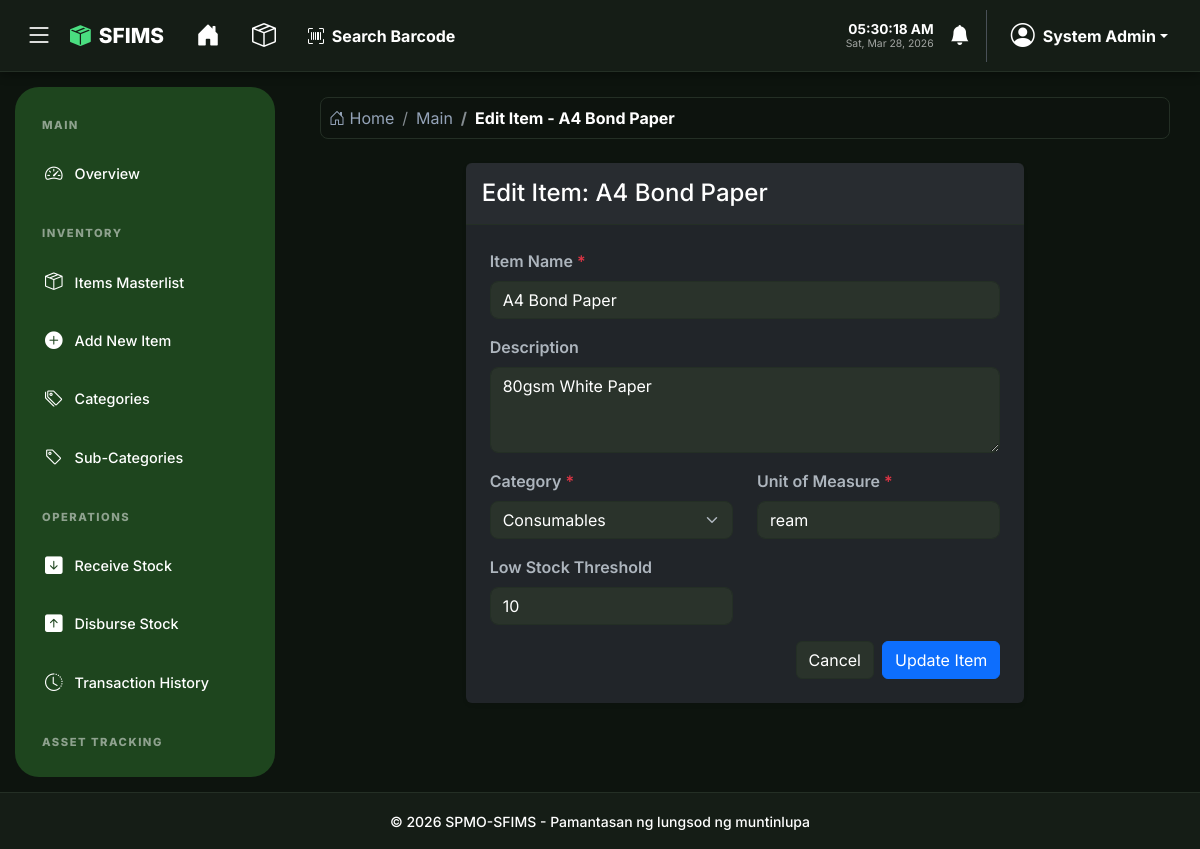
The app's page /staff/items_edit.php?id=10 (signed in) with its own data.
### tables this page shows
CREATE TABLE IF NOT EXISTS items (
    id INT AUTO_INCREMENT PRIMARY KEY,
    name VARCHAR(255) NOT NULL,
    description TEXT,
    category_id INT,
    sub_category_id INT,
    uom VARCHAR(50) NOT NULL COMMENT 'Unit of Measure (pcs, box, etc.)',
    threshold_quantity INT DEFAULT 0,
    current_quantity INT DEFAULT 0,
    created_at TIMESTAMP DEFAULT CURRENT_TIMESTAMP,
    updated_at TIMESTAMP DEFAULT CURRENT_TIMESTAMP ON UPDATE CURRENT_TIMESTAMP,
    FOREIGN KEY (category_id) REFERENCES categories(id) ON DELETE SET NULL,
    FOREIGN KEY (sub_category_id) REFERENCES sub_categories(id) ON DELETE SET NULL
);

CREATE TABLE IF NOT EXISTS categories (
    id INT AUTO_INCREMENT PRIMARY KEY,
    name VARCHAR(100) NOT NULL UNIQUE,
    created_at TIMESTAMP DEFAULT CURRENT_TIMESTAMP
);

### config/app.php (called while the page is built, shortened)
<?php
function is_logged_in()
{
    return isset($_SESSION['user_id']) && ($_SESSION['status'] ?? '') === 'active';
}
function h($string)
{
    return htmlspecialchars($string, ENT_QUOTES, 'UTF-8');
}

### staff/items_edit.php (the view, shortened to what this page needs)
<?php
require_once '../config/app.php';
$db = Database::getInstance();
$id = (int) ($_GET['id'] ?? 0);
$stmt = $db->prepare("SELECT * FROM items WHERE id = ?");
$stmt->execute([$id]);
$item = $stmt->fetch();
$categories = $db->query("SELECT * FROM categories ORDER BY name ASC")->fetchAll();
$page_title = 'Edit Item - ' . $item['name'];
require_once '../partials/header.php';
?>
<div class="row justify-content-center">
    <div class="col-md-8">
        <div class="card shadow-sm border-0">
            <div class="card-header bg-white border-bottom py-3">
                <h4 class="card-title mb-0">Edit Item:
                    <?php echo h($item['name']); ?>
                </h4>
            </div>
            <div class="card-body p-4">
                <form method="POST" action="">
                    <div class="mb-3">
                        <label for="name" class="form-label fw-semibold">Item Name <span
                                class="text-danger">*</span></label>
                        <input type="text" name="name" id="name" class="form-control"
                            value="<?php echo h($item['name']); ?>" required>
                    </div>
                    <div class="mb-3">
                        <label for="description" class="form-label fw-semibold">Description</label>
                        <textarea name="description" id="description" class="form-control"
                            rows="3"><?php echo h($item['description']); ?></textarea>
                    </div>
                    <div class="row">
                        <div class="col-md-6 mb-3">
                            <label for="category_id" class="form-label fw-semibold">Category <span
                                    class="text-danger">*</span></label>
                            <select name="category_id" id="category_id" class="form-select" required>
                                <?php foreach ($categories as $cat): ?>
                                    <option value="<?php echo $cat['id']; ?>" <?php echo $item['category_id'] == $cat['id'] ? 'selected' : ''; ?>>
                                        <?php echo h($cat['name']); ?>
                                    </option>
                                <?php endforeach; ?>
                            </select>
                        </div>
                        <div class="col-md-6 mb-3">
                            <label for="uom" class="form-label fw-semibold">Unit of Measure <span
                                    class="text-danger">*</span></label>
                            <input type="text" name="uom" id="uom" class="form-control"
                                value="<?php echo h($item['uom']); ?>" required>
                        </div>
                    </div>
                    <div class="row">
                        <div class="col-md-6 mb-3">
                            <label for="threshold_quantity" class="form-label fw-semibold">Low Stock Threshold</label>
                            <input type="number" name="threshold_quantity" id="threshold_quantity" class="form-control"
                                value="<?php echo $item['threshold_quantity']; ?>" min="0">
                        </div>
                    </div>
                    <div class="d-flex justify-content-end gap-2">
                        <a href="../inventory/item_details.php?id=<?php echo $id; ?>" class="btn btn-light border">Cancel</a>
                        <button type="submit" class="btn btn-primary">Update Item</button>
                    </div>
                </form>
            </div>
        </div>
    </div>
</div>
<?php require_once '../partials/footer.php'; ?>

### partials/header.php (shortened to what this page needs)
<!DOCTYPE html>
<html lang="en" data-theme="dark" data-bs-theme="dark">
<head>
    <link href="https://cdn.jsdelivr.net/npm/bootstrap@5.3.0/dist/css/bootstrap.min.css" rel="stylesheet">
    <link rel="stylesheet" href="https://cdn.jsdelivr.net/npm/bootstrap-icons@1.11.0/font/bootstrap-icons.css">
    <link href="https://cdn.jsdelivr.net/npm/select2@4.1.0-rc.0/dist/css/select2.min.css" rel="stylesheet" />
    <link href="https://cdn.jsdelivr.net/npm/select2-bootstrap-5-theme@1.3.0/dist/select2-bootstrap-5-theme.min.css" rel="stylesheet" />
</head>
<body>
    <?php if (is_logged_in()): ?>
    <div class="sticky-header-container">
        <nav class="navbar navbar-expand-lg">
            <div class="container-fluid px-4">
                <div class="d-flex align-items-center">
                    <button id="sidebarToggleBtn" class="btn btn-link text-accent d-none d-lg-block p-0 me-3 text-decoration-none">
                        <i class="bi bi-list fs-3"></i>
                    </button>
                    <a href="<?php echo BASE_URL; ?>dashboard.php" class="brand-display">
                        <i class="bi bi-box-seam-fill me-2" style="color: #4ade80"></i>SFIMS
                    </a>
                </div>
                <div class="collapse navbar-collapse d-flex justify-content-between">
                    <ul class="navbar-nav flex-row align-items-center gap-3 ms-4">
                        <li class="nav-item">
                            <a class="nav-link" href="<?php echo BASE_URL; ?>dashboard.php" title="Home">
                                <i class="bi bi-house-door-fill fs-4 text-accent"></i>
                            </a>
                        </li>
                        <li class="nav-item">
                            <a class="nav-link" href="<?php echo BASE_URL; ?>inventory/items.php" title="Inventory">
                                <i class="bi bi-box-seam fs-4 text-accent"></i>
                            </a>
                        </li>
                        <li class="nav-item d-none d-lg-block">
                            <a class="nav-link fw-bold text-accent" href="<?php echo BASE_URL; ?>inventory/barcode_lookup.php">
                                <i class="bi bi-upc-scan me-1"></i> Search Barcode
                            </a>
                        </li>
                    </ul>
                    <ul class="navbar-nav align-items-center flex-row">
                        <div class="header-clock-wrap d-none d-md-block">
                            <div id="header-time"></div>
                            <div id="header-date"></div>
                        </div>
                        <li class="nav-item dropdown me-3">
                            <a class="nav-link position-relative p-0" href="#" id="activityDropdown" data-bs-toggle="dropdown" onclick="markAsRead()">
                                <i class="bi bi-bell-fill fs-5 text-accent"></i>
                            </a>
                        </li>
                        <li class="nav-item dropdown border-start ps-3">
                            <a class="nav-link dropdown-toggle d-flex align-items-center text-accent" href="#" id="userDropdown" data-bs-toggle="dropdown">
                                <i class="bi bi-person-circle fs-4 me-2"></i>
                                <span class="d-none d-sm-inline fw-bold"><?php echo h($_SESSION['full_name']); ?></span>
                            </a>
                        </li>
                    </ul>
                </div>
            </div>
        </nav>
    </div>
    <div class="app-container">
        <aside class="sidebar d-none d-lg-flex">
            <?php
            $current_page = $_SERVER['PHP_SELF'];
            function is_active($path) {
                global $current_page;
                return strpos($current_page, $path) !== false ? 'active' : '';
            }
            ?>
            <div class="sidebar-header">Main</div>
            <nav class="sidebar-menu mb-3">
                <a href="<?php echo BASE_URL; ?>dashboard.php" class="sidebar-link <?php echo is_active('dashboard.php'); ?>" title="Overview"><i class="bi bi-speedometer2"></i> <span class="link-text">Overview</span></a>
            </nav>
            <div class="sidebar-header">Inventory</div>
            <nav class="sidebar-menu mb-3">
                <a href="<?php echo BASE_URL; ?>inventory/items.php" class="sidebar-link <?php echo is_active('inventory/items.php'); ?>" title="Items Masterlist"><i class="bi bi-box-seam"></i> <span class="link-text">Items Masterlist</span></a>
                <a href="<?php echo BASE_URL; ?>staff/items_add.php" class="sidebar-link <?php echo is_active('items_add.php'); ?>" title="Add New Item"><i class="bi bi-plus-circle-fill"></i> <span class="link-text">Add New Item</span></a>
                <?php if ($_SESSION['role'] === 'Admin'): ?>
                <a href="<?php echo BASE_URL; ?>admin/categories.php" class="sidebar-link <?php echo is_active('categories.php'); ?>" title="Categories"><i class="bi bi-tags"></i> <span class="link-text">Categories</span></a>
                <?php endif; ?>
                <a href="<?php echo BASE_URL; ?>inventory/sub_categories.php" class="sidebar-link <?php echo is_active('sub_categories.php'); ?>" title="Sub-Categories"><i class="bi bi-tag"></i> <span class="link-text">Sub-Categories</span></a>
            </nav>
            <div class="sidebar-header">Operations</div>
            <nav class="sidebar-menu mb-3">
                <a href="<?php echo BASE_URL; ?>staff/receive.php" class="sidebar-link <?php echo is_active('receive.php'); ?>" title="Receive Stock"><i class="bi bi-arrow-down-square-fill"></i> <span class="link-text">Receive Stock</span></a>
                <a href="<?php echo BASE_URL; ?>staff/disburse.php" class="sidebar-link <?php echo is_active('disburse.php'); ?>" title="Disburse Stock"><i class="bi bi-arrow-up-square-fill"></i> <span class="link-text">Disburse Stock</span></a>
                <a href="<?php echo BASE_URL; ?>inventory/transactions.php" class="sidebar-link <?php echo is_active('transactions.php'); ?>" title="Transaction History"><i class="bi bi-clock-history"></i> <span class="link-text">Transaction History</span></a>
            </nav>
            <div class="sidebar-header">Asset Tracking</div>
            <nav class="sidebar-menu mb-3">
                <a href="<?php echo BASE_URL; ?>staff/dept_assets.php" class="sidebar-link <?php echo is_active('dept_assets.php'); ?>" title="By Department"><i class="bi bi-diagram-3"></i> <span class="link-text">By Department</span></a>
            </nav>
        </aside>
        <main class="main-content">
            <?php
            if (strpos($current_page, 'dashboard.php') === false):
                $page_title_display = isset($page_title) ? $page_title : 'Page';
                $section = 'Main';
            ?>
            <nav aria-label="breadcrumb" class="mb-4">
                <ol class="breadcrumb small mb-0 p-2 rounded-3" style="background: rgba(0,0,0,0.03); border: 1px solid var(--sfims-border);">
                    <li class="breadcrumb-item"><a href="<?php echo BASE_URL; ?>dashboard.php" class="text-decoration-none text-muted"><i class="bi bi-house-door"></i> Home</a></li>
                    <li class="breadcrumb-item text-muted"><?php echo $section; ?></li>
                    <li class="breadcrumb-item active fw-bold text-accent" aria-current="page"><?php echo $page_title_display; ?></li>
                </ol>
            </nav>
            <?php endif; ?>
    <?php endif; ?>

### partials/header.php (style rules this page uses)
*, *::before, *::after { transition: background-color 0.3s ease, border-color 0.3s ease, color 0.3s ease, box-shadow 0.3s ease; }
:root { --sfims-bg: #f3f7f4; --sfims-card-bg: #ffffff; --sfims-text: #1e3a1a; --sfims-border: #dce3dc; --sfims-green: #1e451e; --sfims-accent: #2d5a27; --sfims-input-bg: #ffffff; --header-dark: #ffffff; --sidebar-width: 260px; --sidebar-collapsed-width: 84px; --nav-shadow: rgba(0, 0, 0, 0.05); --sidebar-text: rgba(255, 255, 255, 0.85); --dropdown-header-text: #6c757d; }
[data-theme="dark"] { --sfims-bg: #0d140e; --sfims-card-bg: #151d16; --sfims-text: #ffffff; --sfims-border: #242f25; --sfims-green: #1e451e; --sfims-input-bg: #2a332b; --header-dark: #151d16; --nav-shadow: rgba(0, 0, 0, 0.4); --sfims-accent: #ffffff; --sidebar-text: #ffffff; --dropdown-header-text: #cbd5e1; }
body { background-color: var(--sfims-bg) !important; color: var(--sfims-text) !important; font-family: 'Inter', sans-serif; min-height: 100vh; margin: 0; display: flex; flex-direction: column; overflow-x: hidden; }
[data-theme="dark"] .bg-white { background-color: var(--sfims-card-bg) !important; color: var(--sfims-text) !important; }
[data-theme="dark"] .text-dark, [data-theme="dark"] .text-black, [data-theme="dark"] h1, [data-theme="dark"] h2, [data-theme="dark"] h3, [data-theme="dark"] h4, [data-theme="dark"] h5, [data-theme="dark"] h6, [data-theme="dark"] .card-title, [data-theme="dark"] .modal-title, [data-theme="dark"] .nav-tabs .nav-link { color: #ffffff !important; }
[data-theme="dark"] .card-header, [data-theme="dark"] .card-footer { background-color: rgba(255, 255, 255, 0.03) !important; border-color: var(--sfims-border) !important; color: #ffffff !important; }
[data-theme="dark"] .text-muted, [data-theme="dark"] .text-secondary { color: #94a3b8 !important; }
[data-theme="dark"] .btn-light { background-color: #2a332b !important; border-color: var(--sfims-border) !important; color: #ffffff !important; }
[data-theme="dark"] ::placeholder { color: #64748b !important; opacity: 1 !important; }
[data-theme="dark"] .border-bottom, [data-theme="dark"] .border-top, [data-theme="dark"] .border { border-color: var(--sfims-border) !important; }
[data-theme="dark"] p, [data-theme="dark"] span, [data-theme="dark"] label { color: inherit; }
.form-control, .form-select { background-color: var(--sfims-input-bg) !important; border: 1px solid var(--sfims-border) !important; color: var(--sfims-text) !important; border-radius: 8px; }
.sticky-header-container { position: sticky; top: 0; z-index: 1030; box-shadow: 0 2px 10px var(--nav-shadow); }
.navbar { background-color: var(--header-dark) !important; border-bottom: 1px solid var(--sfims-border) !important; padding: 0.6rem 0 !important; }
.brand-display { font-weight: 800; font-size: 1.3rem; color: var(--sfims-text) !important; display: flex; align-items: center; text-decoration: none; }
.nav-link i { transition: transform 0.2s ease, color 0.2s ease; }
.app-container { display: flex; flex: 1; }
.sidebar { width: var(--sidebar-width); background: var(--sfims-green); padding: 20px 12px; flex-shrink: 0; margin: 15px; border-radius: 24px; height: calc(100vh - 110px); position: sticky; top: 90px; display: flex; flex-direction: column; overflow-y: auto; transition: width 0.3s ease, align-items 0.3s ease; }
.sidebar-header { padding: 10px 15px 15px; font-size: 0.7rem; font-weight: 800; color: rgba(255, 255, 255, 0.5); text-transform: uppercase; letter-spacing: 1.5px; }
.sidebar-menu { display: flex; flex-direction: column; gap: 8px; }
.sidebar-link { display: flex; align-items: center; padding: 12px 18px; color: var(--sidebar-text) !important; text-decoration: none; border-radius: 50px; font-size: 0.9rem; font-weight: 500; transition: all 0.2s ease; }
.sidebar-link i { margin-right: 12px; font-size: 1.1rem; }
.main-content { flex: 1; padding: 25px 30px; }
.text-accent { color: var(--sfims-accent) !important; }
.header-clock-wrap { text-align: right; margin-right: 16px; line-height: 1.2; }
#header-time { font-size: 0.85rem; font-weight: 700; color: var(--sfims-accent); }
#header-date { font-size: 0.65rem; color: var(--sfims-text); opacity: 0.6; }

### records on screen
items: name "Edit Item - A4 Bond Paper", name "A4 Bond Paper", description "80gsm White Paper", category_id "Consumables", uom "ream", threshold_quantity "10"

### other values on screen
$_SESSION['full_name'] "System Admin"
$section "Main"
